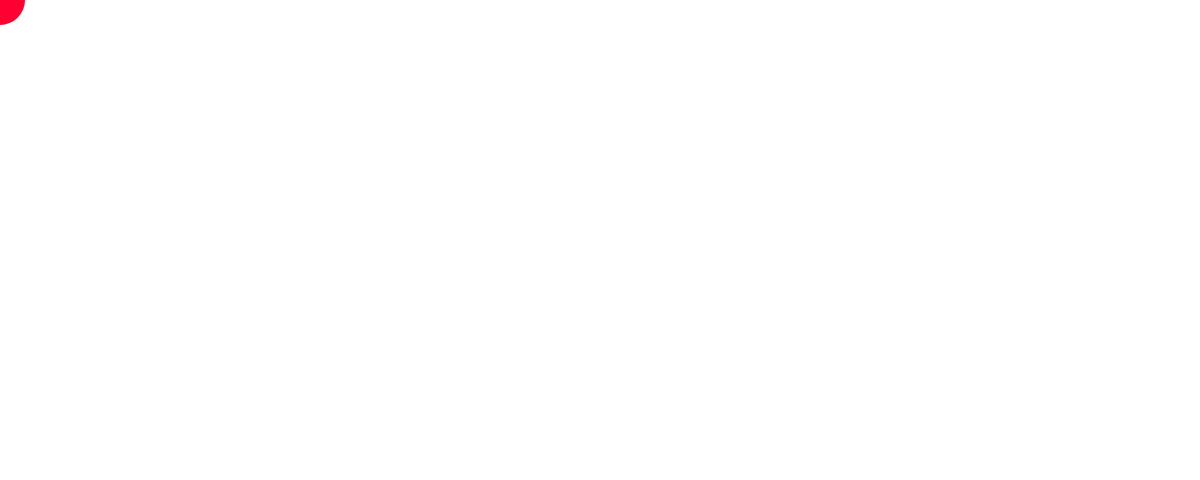
Frame 1 (no input)
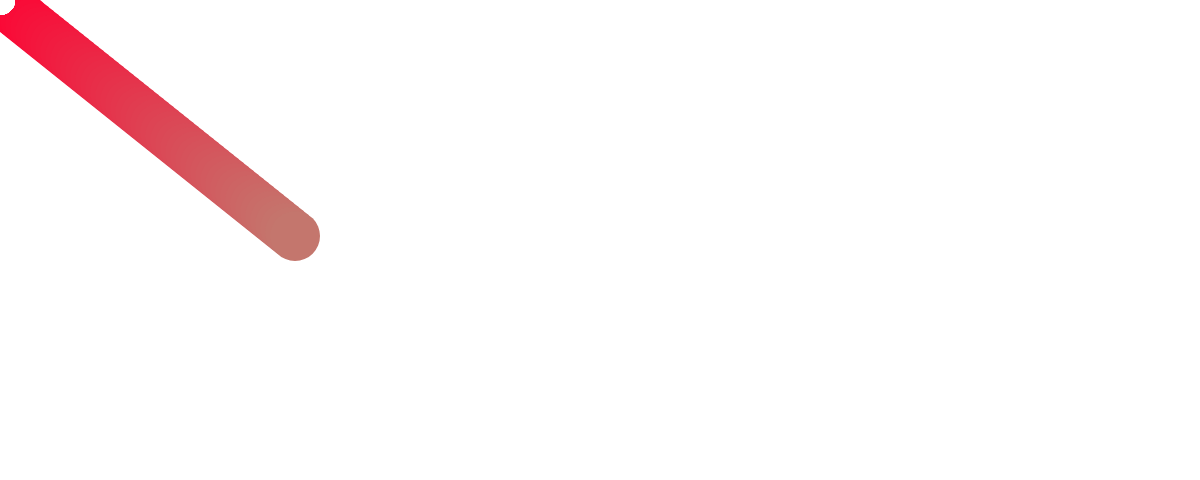
Frame 60 (no input)
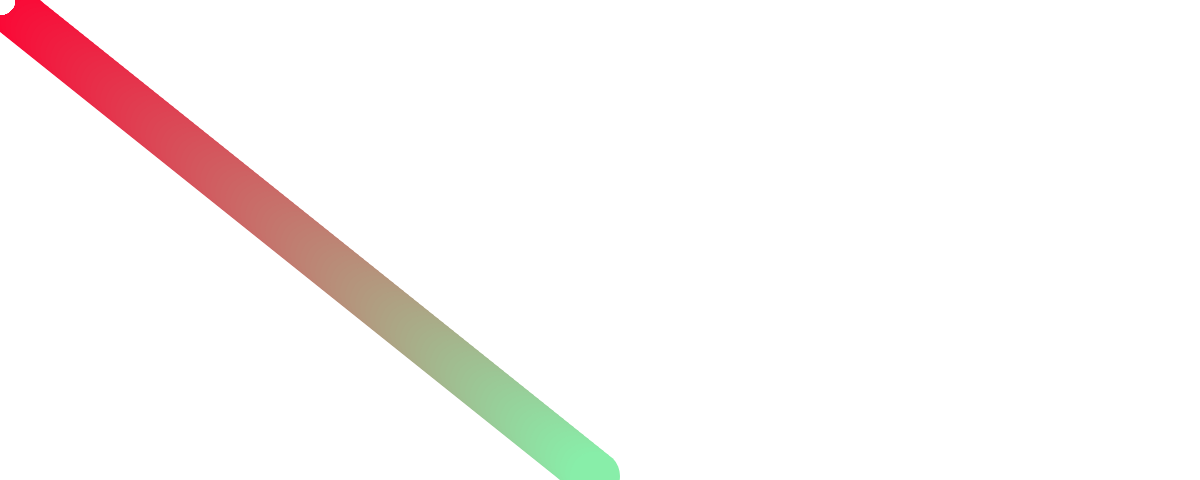
Frame 120 (the mouse pressed at the canvas centre since frame 60)

The p5.js sketch that drew these frames (run headless with seeded random() and noise() and a simulated clock; from frame 60 on, the mouse is pressed at the canvas centre):

// p5.js sketch
// ── sketch.js
function setup() {
  createCanvas(innerWidth, 480);
}

var ellipseX=0
var ellipseY=0
var Xspeed=5
var Yspeed = 4
var R = 255
var G = 0
var B = 50
var Rchange =-1
var Gchange =2
var Bchange =1


function draw() {
  noStroke();
fill(255)
ellipse(mouseX,mouseY,30)

  fill(R,G,B)
  ellipse(ellipseX,ellipseY,50)
  ellipseX+=Xspeed
  ellipseY+=Yspeed
  R+=Rchange
  G+=Gchange
  B+=Bchange
  
  if(ellipseX>=innerWidth || ellipseX<=0){
    Xspeed*=-1
  }
  if(ellipseY>=480 || ellipseY<=0){
    Yspeed*=-1
  }

  if(R<=0 || R>=255){
    Rchange*=-1
  }
  if(G<=0 || G>=255){
    Gchange*=-1}
  if(B<=0 || B>=255){
   Bchange*=-1
    }
  

}
// ── style.css
html, body {
  margin: 0;
  padding: 0;
  background-size: 100% 100%;
  background-image: url(shoot-beautiful-cloud-background-beautiful-cloud-background-120618244.webp);
}
